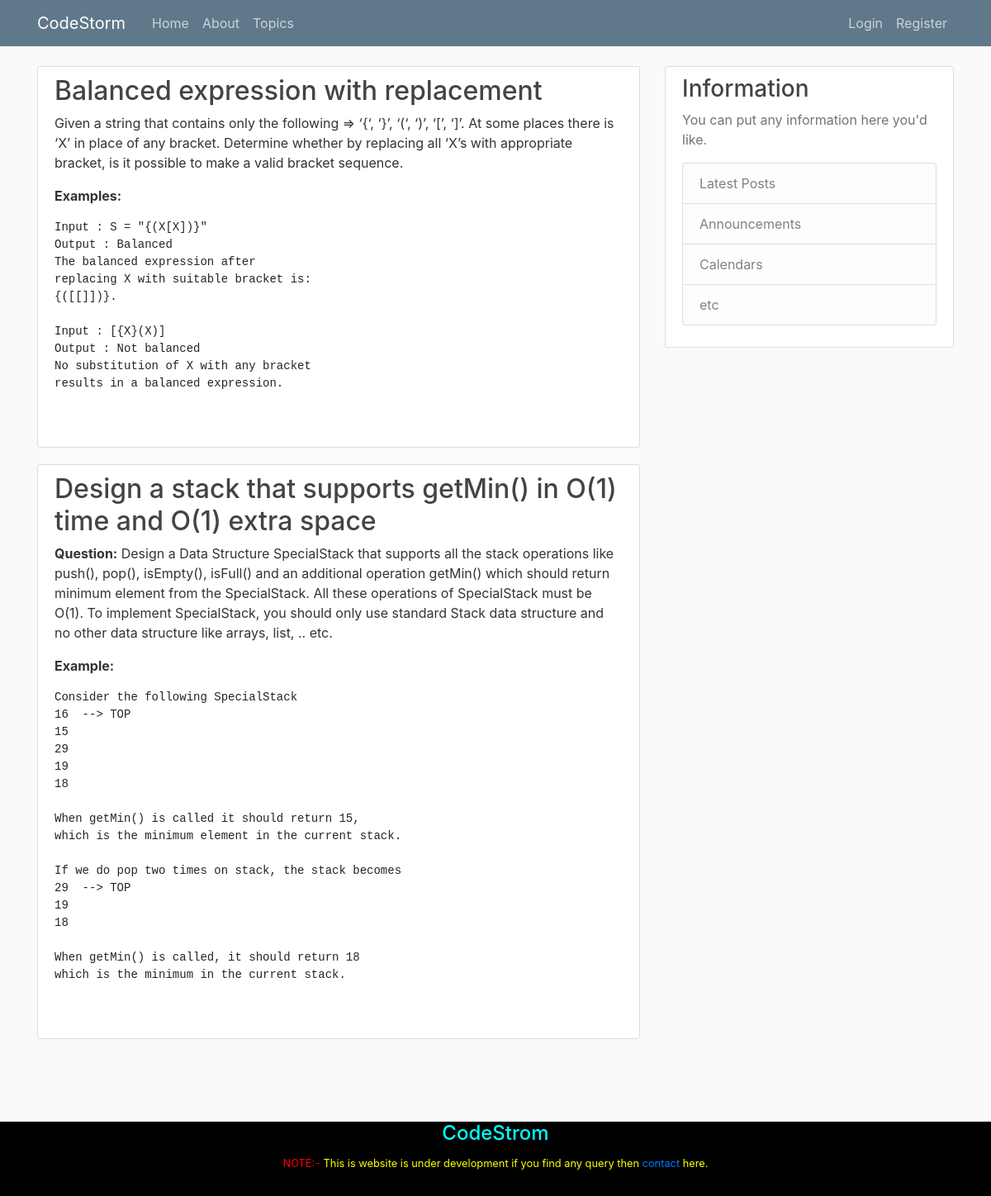
Page /questions/Stack on the committed database.
### blog/models.py (models this page shows, shortened)
class Question(models.Model):
    question = models.CharField(max_length = 200)
    Que_definition = RichTextUploadingField(blank=True,null=False,extra_plugins=['codesnippet'])
    tag = models.CharField(max_length = 200)
    author = models.ForeignKey(User, on_delete = models.CASCADE)

### blog/views.py (the view)
# urls.py: path('questions/<query>',views.question_list,name='question-list'),
def question_list(request, query):
    questions = Question.objects.filter(tag=query)
    return render(request, 'blog/question_list.html', {'questions':questions})

### blog/templates/blog/question_list.html
{% extends 'blog/base.html' %}
{% block content %}
{% for question in questions %}
  <article class="media content-section">
    <div class="media-body">
      <h2><a class="article-title" href="{% url 'question-detail' question.id %}">{{ question.question }}</a></h2>
      {{ question.Que_definition|safe }}
    </div>
  </article>
{% endfor %}
{% endblock %}

### blog/static/blog/main.css (style rules this page uses)
body { background: #fafafa; color: #333333; margin-top: 5rem; }
h1, h2, h3, h4, h5, h6 { color: #444444; }
.content-section { background: #ffffff; padding: 10px 20px; border: 1px solid #dddddd; border-radius: 3px; margin-bottom: 20px; }
.article-title { color: #444444; }

### rows in the picture
Question: question "Balanced expression with replacement", Que_definition "Given a string that contains only the following => ‘{‘, ‘}’, ‘(‘, ‘)’, ‘[’, ‘]’. At some places there is ‘X’ in place of any bracket. Determine whether by replacing all ‘X’s with appropriate bracket, is it possible to make a valid bracket sequence. Examples: Input : S = \"{(X[X])}\" Output : Balanced The balanced expression after replacing X with suitable bracket is: {([[]])}. Input : [{X}(X)] Output : Not balanced No substitution of X with any bracket results in a balanced expression."
Question: question "Design a stack that supports getMin() in O(1) time and O(1) extra space", Que_definition "Question: Design a Data Structure SpecialStack that supports all the stack operations like push(), pop(), isEmpty(), isFull() and an additional operation getMin() which should return minimum element from the SpecialStack. All these operations of SpecialStack must be O(1). To implement SpecialStack, you should only use standard Stack data structure and no other data structure like arrays, list, .. etc. Example: Consider the following SpecialStack 16 --> TOP 15 29 19 18 When getMin() is called it should return 15, which is the minimum element in the current stack. If we do pop two times on stack, the stack becomes 29 --> TOP 19 18 When getMin() is called, it should return 18 which is the…"
